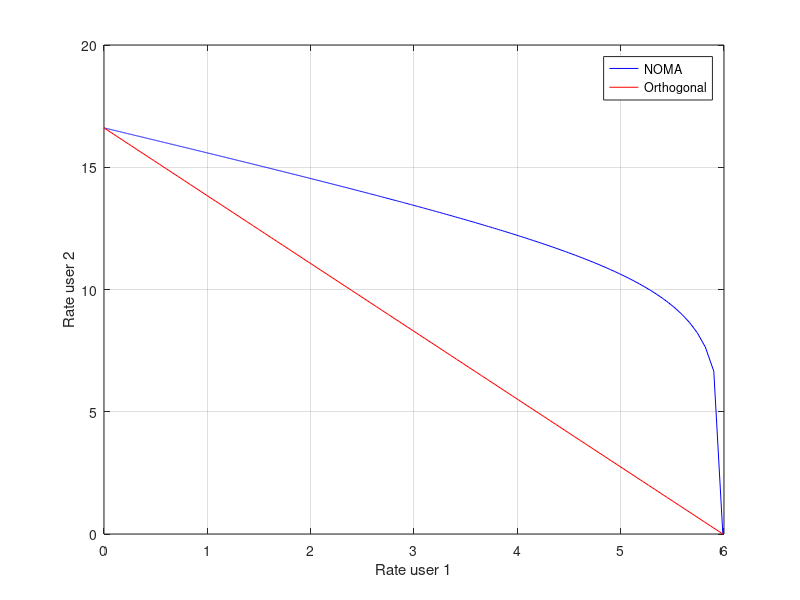

The MATLAB source for this figure:

%% ----- Simulacion ----- %%
% Calculo Rate 2 usuarios
% Calculo para realizar figura 2:
% Mismos canales:
% Canales de los usuariosx

n_users = 2;
h = zeros(1,n_users)


%% ------------ NOMA ------------ %%
% La variable nu, marca la diferencia entre los valores. 
% Prueba a ir cambiando este valor y vas a ver como funciona NOMA
nu = 0.025;
h(1) = 1*nu;
h(2) = 1;
% Ahora hay que ir calculando el Rate para diferentes valores de asignacion
% de potencia:
n_points = 1000;
coef_potencia = zeros(n_users,n_points);
coef_potencia(1,:) = sqrt(linspace(0,1,n_points));
coef_potencia(2,:) = sqrt(linspace(1,0,n_points));
% coef_potencia(1,:) = linspace(0,1,n_points);
% coef_potencia(2,:) = linspace(1,0,n_points);
% Para una SNR dada
rho = 50; % P_elec/No_B
for i=1:n_points
    R_1(i) = log2(1 + (coef_potencia(1,i)*h(1))^2 / ((coef_potencia(2,i)*h(1))^2 + 1/(10^(rho*0.1))));    
    R_2(i) = log2(1 + 10^(rho*0.1)*((coef_potencia(2,i)*h(2))^2));
end

%% ------------ Orthogonal, cada usuario se transmite individualmente ------------ %%
alfa_orth = 0:0.01:1;
R_1_orth = alfa_orth.*log2(1 + 10^(rho*0.1)*h(1)^2);
R_2_orth = (1-alfa_orth).*log2(1 + 10^(rho*0.1)*h(2)^2);
    
plot(R_1,R_2,'-b')
xlabel('Rate user 1')
ylabel('Rate user 2')
grid on
hold on 
plot(R_1_orth,R_2_orth,'-r')
legend('NOMA','Orthogonal')
print('NOMA_&_Orthogonal','-dpng')
close


